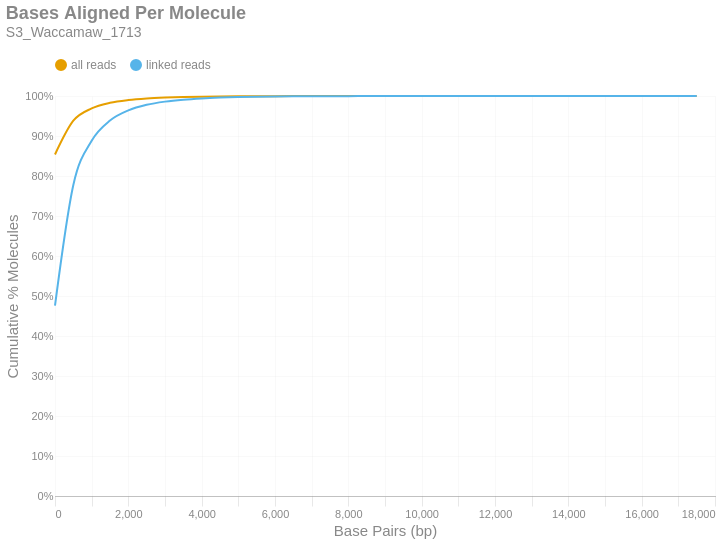

Write notebook code for a chart like this one.
### Markdown cell above
### Bases Aligned Per Molecule
This is a cumulative frequency distribution showing the number of base pairs aligned per unique molecule. These data are shown in 500 bp bins. There are two distributions: one with `all reads` (yellow) and another with only `linked reads` (blue). The percent of molecules in the `linked reads` distribution is relative to the total number of linked molecules.

### Code cell
if SKIPLR:
    print_html(f"Skipped")
else:
    binned_df = consolidated_hist(valids['aligned_bp'], mask, 500, True)
    with SafeRender(binned_df):
        (
            density_plot(binned_df, 'Bases Aligned Per Molecule', samplename, 'basesper')
            .encode(
                x=alt.X('bin:Q', title="Base Pairs (bp)").axis(tickMinStep=500).scale(padding=0),
                y=alt.Y('value:Q', title='Cumulative % Molecules')
                    .axis(format='%')
                    .scale(domain = [0,1])
                    .stack(False),
                color=alt.Color("key:N").scale(domain = ["all reads", "linked reads"]),
                tooltip = [
                    alt.Tooltip("key:N", title = "Data Type"),
                    alt.Tooltip("range_label:N", title="Bases Aligned Per Molecule"),
                    alt.Tooltip("value:Q", format = ".2%", title="% Molecules (Cum.)")
                ]
            )
        ).display()

### Figure 1 — Vega-Lite specification as saved in the notebook (floating-point values rounded to 4 significant figures)
{"width": "container", "height": 400, "config": {"title": {"anchor": "start", "dy": -15, "fontSize": 18, "color": "#888888", "subtitleColor": "#888888", "subtitleFontSize": 14}, "arc": {"fill": "#0072B2"}, "axis": {"domainColor": "#888888", "domainWidth": 0.5, "gridWidth": 0.2, "grid": false, "titleFontWeight": 400, "titleFontSize": 15, "labelFontSize": 11, "labelColor": "#888888", "tickColor": "#888888", "tickWidth": 0.2, "titleColor": "#888888"}, "axisBand": {"grid": false}, "axisX": {"grid": true, "tickSize": 10, "domainCap": "round"}, "axisY": {"domain": false, "grid": true, "tickSize": 0, "domainCap": "round"}, "background": "transparent", "header": {"labelFontSize": 15, "labelColor": "#888888", "titleFontSize": 15, "titleFontWeight": 600, "titleColor": "#888888"}, "legend": {"labelFont": "sans-serif", "labelFontSize": 12, "labelColor": "#888888", "symbolSize": 100, "symbolType": "circle", "titleFontSize": 12, "titlePadding": 10, "titleColor": "#888888", "title": null, "orient": "top"}, "range": {"category": ["#E69F00", "#56B4E9", "#009E73", "#F0E442", "#0072B2", "#D55E00", "#CC79A7", "#000000"], "diverging": ["#cfe8f3", "#a2d4ec", "#73bfe2", "#46abdb", "#1696d2", "#12719e"]}, "area": {"fill": "#0072B2", "fillOpacity": 0.7, "line": true, "strokeOpacity": 0.7}, "line": {"color": "#0072B2", "stroke": "#0072B2", "strokeWidth": 2}, "trail": {"color": "#0072B2", "stroke": "#0072B2", "strokeWidth": 0, "size": 1}, "point": {"filled": true, "fillOpacity": 1.0, "size": 95}, "text": {"color": "#888888", "fontSize": 11, "align": "right", "fontWeight": 400, "size": 11}, "bar": {"fill": "#0072B2", "stroke": null}, "view": {"stroke": null, "continuousWidth": 660, "continuousHeight": 400}}, "data": {"name": "data-8fce1a3f4ce5515af56fc9374e16d9c2"}, "mark": {"type": "line", "interpolate": "monotone", "point": {"opacity": 0, "size": 275}}, "encoding": {"color": {"field": "key", "scale": {"domain": ["all reads", "linked reads"]}, "type": "nominal"}, "tooltip": [{"field": "key", "title": "Data Type", "type": "nominal"}, {"field": "range_label", "title": "Bases Aligned Per Molecule", "type": "nominal"}, {"field": "value", "format": ".2%", "title": "% Molecules (Cum.)", "type": "quantitative"}], "x": {"axis": {"tickMinStep": 500}, "field": "bin", "scale": {"padding": 0}, "title": "Base Pairs (bp)", "type": "quantitative"}, "y": {"axis": {"format": "%"}, "field": "value", "scale": {"domain": [0, 1]}, "stack": false, "title": "Cumulative % Molecules", "type": "quantitative"}}, "params": [{"name": "param_c36ac31b6afebe62", "select": {"type": "point", "fields": ["key"]}, "bind": "legend"}], "title": {"text": "Bases Aligned Per Molecule", "subtitle": "S3_Waccamaw_1713"}, "transform": [{"fold": ["all reads (cumsum)", "linked reads (cumsum)"]}, {"calculate": "replace(datum.key, ' (cumsum)', '')", "as": "key"}, {"filter": {"param": "param_c36ac31b6afebe62"}}], "usermeta": {"embedOptions": {"downloadFileName": "S3_Waccamaw_1713.basesper"}}, "$schema": "https://vega.github.io/schema/vega-lite/v6.1.0.json", "datasets": {"data-8fce1a3f4ce5515af56fc9374e16d9c2": [{"bin": "0.0", "interval": "0.0-500.0", "all reads": 0.8538, "linked reads": 0.4757, "all reads (cumsum)": 0.8538, "linked reads (cumsum)": 0.4757, "range_label": "0-499"}, {"bin": "500.0", "interval": "500.0-1000.0", "all reads": 0.08434, "linked reads": 0.3018, "all reads (cumsum)": 0.9381, "linked reads (cumsum)": 0.7775, "range_label": "500-999"}, {"bin": "1000.0", "interval": "1000.0-1500.0", "all reads": 0.03075, "linked reads": 0.1105, "all reads (cumsum)": 0.9689, "linked reads (cumsum)": 0.8881, "range_label": "1000-1499"}, {"bin": "1500.0", "interval": "1500.0-2000.0", "all reads": 0.01404, "linked reads": 0.0505, "all reads (cumsum)": 0.9829, "linked reads (cumsum)": 0.9386, "range_label": "1500-1999"}, {"bin": "2000.0", "interval": "2000.0-2500.0", "all reads": 0.007036, "linked reads": 0.0253, "all reads (cumsum)": 0.99, "linked reads (cumsum)": 0.9639, "range_label": "2000-2499"}, {"bin": "2500.0", "interval": "2500.0-3000.0", "all reads": 0.003904, "linked reads": 0.01404, "all reads (cumsum)": 0.9939, "linked reads (cumsum)": 0.9779, "range_label": "2500-2999"}, {"bin": "3000.0", "interval": "3000.0-3500.0", "all reads": 0.002229, "linked reads": 0.008017, "all reads (cumsum)": 0.9961, "linked reads (cumsum)": 0.9859, "range_label": "3000-3499"}, {"bin": "3500.0", "interval": "3500.0-4000.0", "all reads": 0.001375, "linked reads": 0.004945, "all reads (cumsum)": 0.9975, "linked reads (cumsum)": 0.9909, "range_label": "3500-3999"}, {"bin": "4000.0", "interval": "4000.0-4500.0", "all reads": 0.0008577, "linked reads": 0.003084, "all reads (cumsum)": 0.9983, "linked reads (cumsum)": 0.994, "range_label": "4000-4499"}, {"bin": "4500.0", "interval": "4500.0-5000.0", "all reads": 0.0005529, "linked reads": 0.001988, "all reads (cumsum)": 0.9989, "linked reads (cumsum)": 0.996, "range_label": "4500-4999"}, {"bin": "5000.0", "interval": "5000.0-5500.0", "all reads": 0.0003585, "linked reads": 0.001289, "all reads (cumsum)": 0.9992, "linked reads (cumsum)": 0.9973, "range_label": "5000-5499"}, {"bin": "5500.0", "interval": "5500.0-6000.0", "all reads": 0.0002332, "linked reads": 0.0008385, "all reads (cumsum)": 0.9995, "linked reads (cumsum)": 0.9981, "range_label": "5500-5999"}, {"bin": "6000.0", "interval": "6000.0-6500.0", "all reads": 0.000165, "linked reads": 0.0005933, "all reads (cumsum)": 0.9996, "linked reads (cumsum)": 0.9987, "range_label": "6000-6499"}, {"bin": "6500.0", "interval": "6500.0-7000.0", "all reads": 0.0001106, "linked reads": 0.0003976, "all reads (cumsum)": 0.9997, "linked reads (cumsum)": 0.9991, "range_label": "6500-6999"}, {"bin": "7000.0", "interval": "7000.0-7500.0", "all reads": 6.819e-05, "linked reads": 0.0002452, "all reads (cumsum)": 0.9998, "linked reads (cumsum)": 0.9993, "range_label": "7000-7499"}, {"bin": "7500.0", "interval": "7500.0-8000.0", "all reads": 5.364e-05, "linked reads": 0.0001929, "all reads (cumsum)": 0.9999, "linked reads (cumsum)": 0.9995, "range_label": "7500-7999"}, {"bin": "8000.0", "interval": "8000.0-8500.0", "all reads": 3.566e-05, "linked reads": 0.0001282, "all reads (cumsum)": 0.9999, "linked reads (cumsum)": 0.9996, "range_label": "8000-8499"}, {"bin": "8500.0", "interval": "8500.0-9000.0", "all reads": 2.612e-05, "linked reads": 9.392e-05, "all reads (cumsum)": 0.9999, "linked reads (cumsum)": 0.9997, "range_label": "8500-8999"}, {"bin": "9000.0", "interval": "9000.0-9500.0", "all reads": 2.19e-05, "linked reads": 7.873e-05, "all reads (cumsum)": 0.9999, "linked reads (cumsum)": 0.9998, "range_label": "9000-9499"}, {"bin": "9500.0", "interval": "9500.0-10000.0", "all reads": 1.392e-05, "linked reads": 5.005e-05, "all reads (cumsum)": 1.0, "linked reads (cumsum)": 0.9999, "range_label": "9500-9999"}, {"bin": "10000.0", "interval": "10000.0-10500.0", "all reads": 1.017e-05, "linked reads": 3.655e-05, "all reads (cumsum)": 1.0, "linked reads (cumsum)": 0.9999, "range_label": "10000-10499"}, {"bin": "10500.0", "interval": "10500.0-11000.0", "all reads": 8.602e-06, "linked reads": 3.093e-05, "all reads (cumsum)": 1.0, "linked reads (cumsum)": 0.9999, "range_label": "10500-10999"}, {"bin": "11000.0", "interval": "11000.0-11500.0", "all reads": 5.161e-06, "linked reads": 1.856e-05, "all reads (cumsum)": 1.0, "linked reads (cumsum)": 1.0, "range_label": "11000-11499"}, {"bin": "11500.0", "interval": "11500.0-12000.0", "all reads": 3.754e-06, "linked reads": 1.35e-05, "all reads (cumsum)": 1.0, "linked reads (cumsum)": 1.0, "range_label": "11500-11999"}, {"bin": "12000.0", "interval": "12000.0-12500.0", "all reads": 1.408e-06, "linked reads": 5.061e-06, "all reads (cumsum)": 1.0, "linked reads (cumsum)": 1.0, "range_label": "12000-12499"}, {"bin": "12500.0", "interval": "12500.0-13000.0", "all reads": 1.877e-06, "linked reads": 6.748e-06, "all reads (cumsum)": 1.0, "linked reads (cumsum)": 1.0, "range_label": "12500-12999"}, {"bin": "13000.0", "interval": "13000.0-13500.0", "all reads": 9.384e-07, "linked reads": 3.374e-06, "all reads (cumsum)": 1.0, "linked reads (cumsum)": 1.0, "range_label": "13000-13499"}, {"bin": "13500.0", "interval": "13500.0-14000.0", "all reads": 6.256e-07, "linked reads": 2.249e-06, "all reads (cumsum)": 1.0, "linked reads (cumsum)": 1.0, "range_label": "13500-13999"}, {"bin": "14000.0", "interval": "14000.0-14500.0", "all reads": 9.384e-07, "linked reads": 3.374e-06, "all reads (cumsum)": 1.0, "linked reads (cumsum)": 1.0, "range_label": "14000-14499"}, {"bin": "14500.0", "interval": "14500.0-15000.0", "all reads": 7.82e-07, "linked reads": 2.812e-06, "all reads (cumsum)": 1.0, "linked reads (cumsum)": 1.0, "range_label": "14500-14999"}, {"bin": "15000.0", "interval": "15000.0-15500.0", "all reads": 3.128e-07, "linked reads": 1.125e-06, "all reads (cumsum)": 1.0, "linked reads (cumsum)": 1.0, "range_label": "15000-15499"}, {"bin": "15500.0", "interval": "15500.0-16000.0", "all reads": 3.128e-07, "linked reads": 1.125e-06, "all reads (cumsum)": 1.0, "linked reads (cumsum)": 1.0, "range_label": "15500-15999"}, {"bin": "16000.0", "interval": "16000.0-16500.0", "all reads": 6.256e-07, "linked reads": 2.249e-06, "all reads (cumsum)": 1.0, "linked reads (cumsum)": 1.0, "range_label": "16000-16499"}, {"bin": "16500.0", "interval": "16500.0-17000.0", "all reads": 0.0, "linked reads": 0.0, "all reads (cumsum)": 1.0, "linked reads (cumsum)": 1.0, "range_label": "16500-16999"}, {"bin": "17000.0", "interval": "17000.0-17500.0", "all reads": 3.128e-07, "linked reads": 1.125e-06, "all reads (cumsum)": 1.0, "linked reads (cumsum)": 1.0, "range_label": "17000-17499"}, {"bin": "17500.0", "interval": "17500.0-18000.0", "all reads": 4.692e-07, "linked reads": 1.687e-06, "all reads (cumsum)": 1.0, "linked reads (cumsum)": 1.0, "range_label": "17500-17999"}]}}
